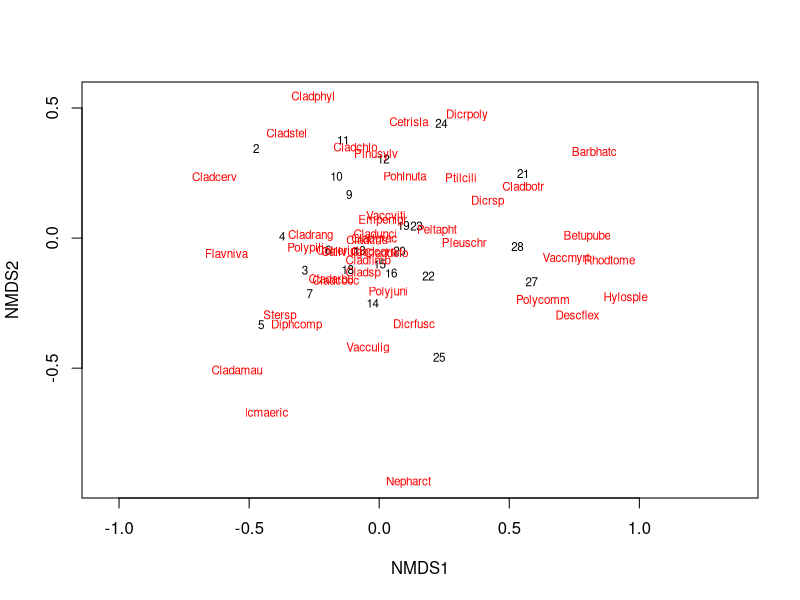

Recreate this plot in R.
library(vegan) # Version 2.6.4

data("varespec")
data("varechem")

ord <- metaMDS(varespec)

plot(ord, type = "t")

ef <- envfit(ord, varechem)
